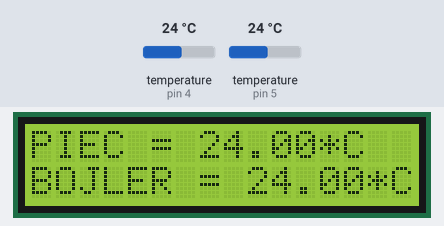
The sketch below on a simulated Arduino Uno, built with avr-gcc and run on an emulated ATmega328P. On the bench: 16×2 character LCD. Inputs (shaded band) come from the test bench; at power-on: temperature (sensors on pin 4, pin 5) 24 °C.

Above: at 3.2 s.
3.3 s: temperature (sensor on pin 4) set to 12 °C
At 4.2 s:
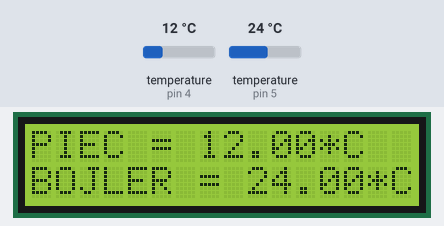
5.1 s: temperature (sensor on pin 5) set to 12 °C
At 6.1 s:
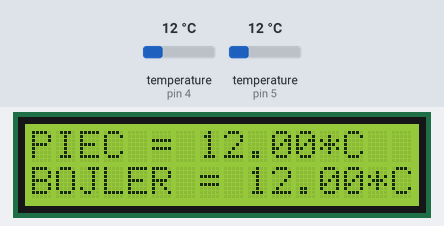
6.8 s: temperature (sensor on pin 4) set to 19 °C
At 7.2 s:
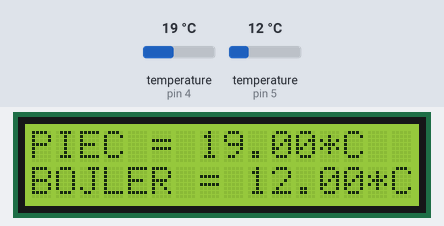
8.4 s: temperature (sensor on pin 5) set to 19 °C
At 9.6 s:
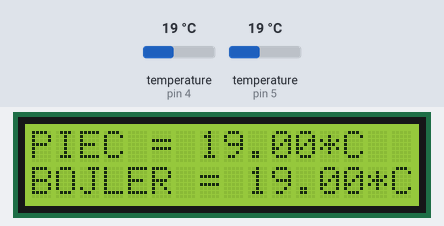
9.9 s: temperature (sensor on pin 4) set to 28 °C
At 11.0 s:
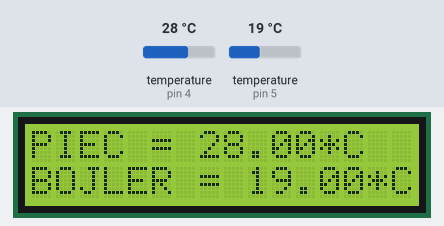
11.4 s: temperature (sensor on pin 5) set to 28 °C
At 12.3 s:
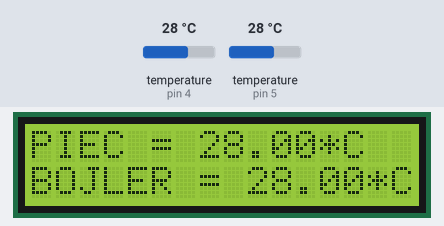
Timing chart, 0 to 13.9 s (numbered marks = the images above; inputs shaded):
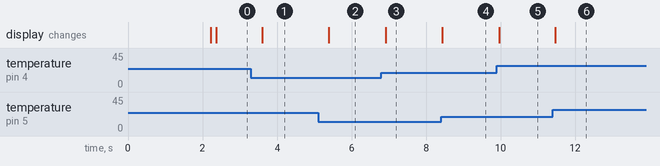

Measured:
- after the input at 3.3 s, the display: changes after 0.31 s (image 1)
- after the input at 5.1 s, the display: changes after 0.29 s (image 2)
- after the input at 6.8 s, the display: changes after 0.12 s (image 3)
- after the input at 8.4 s, the display: changes at once (image 4)
- after the input at 9.9 s, the display: changes after 0.06 s (image 5)
- after the input at 11.4 s, the display: changes after 0.07 s (image 6)

The sketch:

termometr_do_pieca_CO.ino
```cpp
#include <LiquidCrystal_I2C.h>
#include <OneWire.h>


LiquidCrystal_I2C lcd = LiquidCrystal_I2C(0x27, 16, 2);

void setup()
{
  lcd.init();
  lcd.backlight();
  lcd.setCursor(3, 0);
  lcd.print("Termometr");
  delay(2000);
}

void loop()
{

  OneWire  ds(4); //pin to sensor
  byte i;
  byte present = 0;
  byte data[9];
  byte addr[8];
  float celsius;

  if ( !ds.search(addr))
  {
    ds.reset_search();
    delay(250);
    return;
  }

  ds.reset();
  ds.select(addr);
  ds.write(0x44, 1);

  delay(100);

  present = ds.reset();
  ds.select(addr);
  ds.write(0xBE);

  for ( i = 0; i < 9; i++)
  {
    data[i] = ds.read();
  }

  int16_t raw = (data[1] << 8) | data[0];

  byte cfg = (data[4] & 0x60);
  if (cfg == 0x00) raw = raw & ~7;
  else if (cfg == 0x20) raw = raw & ~3;
  else if (cfg == 0x40) raw = raw & ~1;


  celsius = (float)raw / 16.0;
  lcd.setCursor(0, 0);
  lcd.print("PIEC = ");
  lcd.setCursor(7, 0);
  lcd.print(celsius);
  lcd.setCursor(12, 0);
  lcd.print("*C");
  ///////////////////////////////////////////////////////////////////////////////////////

  OneWire  ds1(5); //pin to sensor
  byte j;
  byte present1 = 0;
  byte data1[9];
  byte addr1[8];
  float celsius1;

  if ( !ds1.search(addr1))
  {
    ds1.reset_search();
    delay(250);
    return;
  }

  ds1.reset();
  ds1.select(addr1);
  ds1.write(0x44, 1);

  delay(100);

  present1 = ds1.reset();
  ds1.select(addr1);
  ds1.write(0xBE);

  for ( j = 0; j < 9; j++)
  {
    data1[j] = ds1.read();
  }

  int16_t raw1 = (data1[1] << 8) | data1[0];

  byte cfg1 = (data1[4] & 0x60);
  if (cfg1 == 0x00) raw1 = raw1 & ~7;
  else if (cfg1 == 0x20) raw1 = raw1 & ~3;
  else if (cfg1 == 0x40) raw1 = raw1 & ~1;


  celsius1 = (float)raw1 / 16.0;

  lcd.setCursor(0, 1);
  lcd.print("BOJLER = ");
  lcd.setCursor(9, 1);
  lcd.print(celsius1);
  lcd.setCursor(14, 1);
  lcd.print("*C");


}
```
